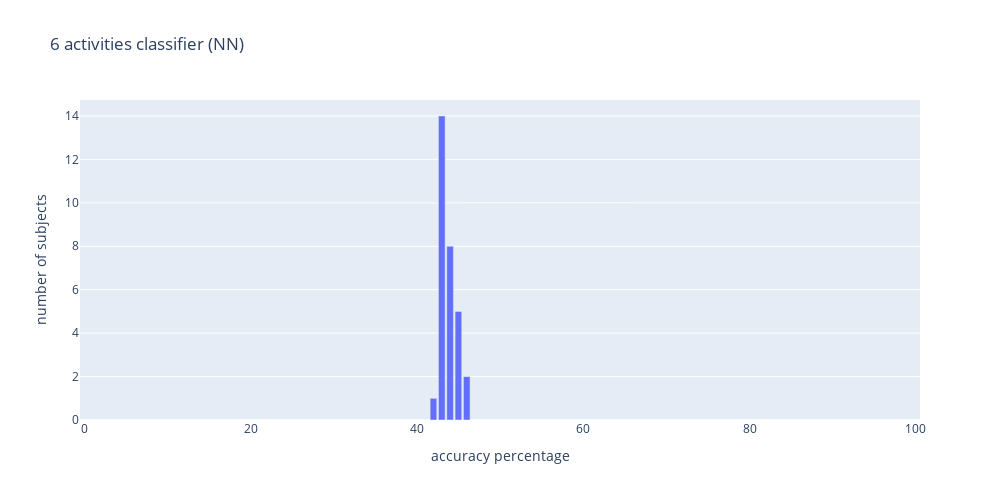

Notebook cell for this chart:
### Code cell
newacc = [sum(acc[i])/len(acc[i]) for i in range(len(acc))]
histro = {'x':[i for i in range(0,101)],'y':[0 for i in range(0,101)]}
for ac in newacc:
    newval = (int(ac*100)//1)*1
    histro['y'][newval]+=1
import plotly.express as px
fig = px.bar(histro, x='x', y='y',labels={
                     'x':'accuracy percentage','y':'number of subjects'
                 },title = '6 activities classifier (NN)',width=1000,height=500)
fig.show()

### Figure 1 — Plotly figure (JSON) as saved in the notebook; plotly's stock layout.template omitted (floating-point values rounded to 4 significant figures)
{"data": [{"alignmentgroup": "True", "hovertemplate": "accuracy percentage=%{x}<br>number of subjects=%{y}<extra></extra>", "legendgroup": "", "marker": {"color": "#636efa", "pattern": {"shape": ""}}, "name": "", "offsetgroup": "", "orientation": "v", "showlegend": false, "textposition": "auto", "type": "bar", "x": [0, 1, 2, 3, 4, 5, 6, 7, 8, 9, 10, 11, 12, 13, 14, 15, 16, 17, 18, 19, 20, 21, 22, 23, 24, 25, 26, 27, 28, 29, 30, 31, 32, 33, 34, 35, 36, 37, 38, 39, 40, 41, 42, 43, 44, 45, 46, 47, 48, 49, 50, 51, 52, 53, 54, 55, 56, 57, 58, 59, 60, 61, 62, 63, 64, 65, 66, 67, 68, 69, 70, 71, 72, 73, 74, 75, 76, 77, 78, 79, 80, 81, 82, 83, 84, 85, 86, 87, 88, 89, 90, 91, 92, 93, 94, 95, 96, 97, 98, 99, 100], "xaxis": "x", "y": [0, 0, 0, 0, 0, 0, 0, 0, 0, 0, 0, 0, 0, 0, 0, 0, 0, 0, 0, 0, 0, 0, 0, 0, 0, 0, 0, 0, 0, 0, 0, 0, 0, 0, 0, 0, 0, 0, 0, 0, 0, 0, 1, 14, 8, 5, 2, 0, 0, 0, 0, 0, 0, 0, 0, 0, 0, 0, 0, 0, 0, 0, 0, 0, 0, 0, 0, 0, 0, 0, 0, 0, 0, 0, 0, 0, 0, 0, 0, 0, 0, 0, 0, 0, 0, 0, 0, 0, 0, 0, 0, 0, 0, 0, 0, 0, 0, 0, 0, 0, 0], "yaxis": "y"}], "layout": {"barmode": "relative", "height": 500, "legend": {"tracegroupgap": 0}, "title": {"text": "6 activities classifier (NN)"}, "width": 1000, "xaxis": {"anchor": "y", "domain": [0, 1], "title": {"text": "accuracy percentage"}}, "yaxis": {"anchor": "x", "domain": [0, 1], "title": {"text": "number of subjects"}}}}
